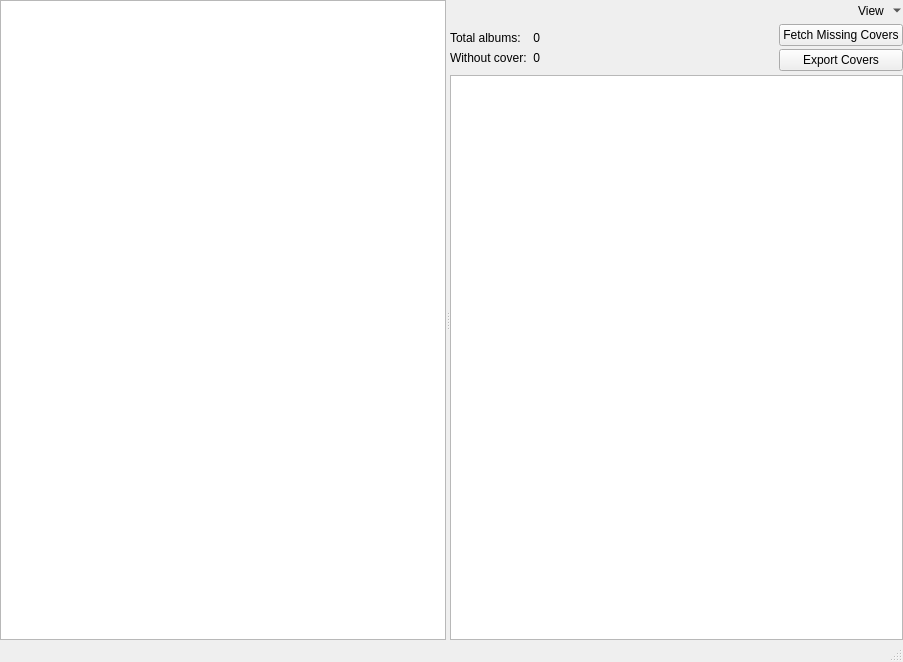
<?xml version="1.0" encoding="UTF-8"?>
<ui version="4.0">
 <class>CoverManager</class>
 <widget class="QMainWindow" name="CoverManager">
  <property name="geometry">
   <rect>
    <x>0</x>
    <y>0</y>
    <width>903</width>
    <height>662</height>
   </rect>
  </property>
  <property name="windowTitle">
   <string>Cover Manager</string>
  </property>
  <property name="windowIcon">
   <iconset resource="../../data/data.qrc">
    <normaloff>:/icons/64x64/strawberry.png</normaloff>:/icons/64x64/strawberry.png</iconset>
  </property>
  <widget class="QWidget" name="centralWidget">
   <layout class="QVBoxLayout" name="verticalLayout_2">
    <property name="margin">
     <number>0</number>
    </property>
    <item>
     <widget class="QSplitter" name="splitter">
      <property name="orientation">
       <enum>Qt::Horizontal</enum>
      </property>
      <widget class="QListWidget" name="artists">
       <property name="alternatingRowColors">
        <bool>true</bool>
       </property>
       <property name="selectionBehavior">
        <enum>QAbstractItemView::SelectRows</enum>
       </property>
       <property name="iconSize">
        <size>
         <width>24</width>
         <height>24</height>
        </size>
       </property>
       <property name="uniformItemSizes">
        <bool>true</bool>
       </property>
      </widget>
      <widget class="QWidget" name="widget" native="true">
       <layout class="QVBoxLayout" name="verticalLayout">
        <property name="spacing">
         <number>0</number>
        </property>
        <property name="margin">
         <number>0</number>
        </property>
        <item>
         <layout class="QHBoxLayout" name="horizontalLayout_2">
          <property name="spacing">
           <number>6</number>
          </property>
          <property name="bottomMargin">
           <number>0</number>
          </property>
          <item>
           <widget class="QSearchField" name="filter" native="true">
            <property name="placeholderText" stdset="0">
             <string>Enter search terms here</string>
            </property>
           </widget>
          </item>
          <item>
           <widget class="QToolButton" name="view">
            <property name="text">
             <string>View</string>
            </property>
            <property name="iconSize">
             <size>
              <width>16</width>
              <height>16</height>
             </size>
            </property>
            <property name="popupMode">
             <enum>QToolButton::MenuButtonPopup</enum>
            </property>
            <property name="toolButtonStyle">
             <enum>Qt::ToolButtonTextBesideIcon</enum>
            </property>
            <property name="autoRaise">
             <bool>true</bool>
            </property>
           </widget>
          </item>
         </layout>
        </item>
        <item>
         <layout class="QHBoxLayout" name="horizontalLayout">
          <property name="spacing">
           <number>6</number>
          </property>
          <item>
           <layout class="QVBoxLayout" name="verticalLayout_4" stretch="0,0">
            <property name="topMargin">
             <number>10</number>
            </property>
            <property name="bottomMargin">
             <number>10</number>
            </property>
            <item>
             <widget class="QLabel" name="label_3">
              <property name="text">
               <string>Total albums:</string>
              </property>
             </widget>
            </item>
            <item>
             <widget class="QLabel" name="label_2">
              <property name="text">
               <string>Without cover:</string>
              </property>
             </widget>
            </item>
           </layout>
          </item>
          <item>
           <layout class="QVBoxLayout" name="verticalLayout_6">
            <property name="topMargin">
             <number>10</number>
            </property>
            <property name="bottomMargin">
             <number>10</number>
            </property>
            <item>
             <widget class="QLabel" name="total_albums">
              <property name="layoutDirection">
               <enum>Qt::RightToLeft</enum>
              </property>
              <property name="text">
               <string>0</string>
              </property>
              <property name="alignment">
               <set>Qt::AlignRight|Qt::AlignTrailing|Qt::AlignVCenter</set>
              </property>
             </widget>
            </item>
            <item>
             <widget class="QLabel" name="without_cover">
              <property name="text">
               <string>0</string>
              </property>
              <property name="alignment">
               <set>Qt::AlignRight|Qt::AlignTrailing|Qt::AlignVCenter</set>
              </property>
             </widget>
            </item>
           </layout>
          </item>
          <item>
           <spacer name="horizontalSpacer">
            <property name="orientation">
             <enum>Qt::Horizontal</enum>
            </property>
            <property name="sizeHint" stdset="0">
             <size>
              <width>40</width>
              <height>20</height>
             </size>
            </property>
           </spacer>
          </item>
          <item>
           <layout class="QVBoxLayout" name="verticalLayout_3">
            <property name="spacing">
             <number>0</number>
            </property>
            <item>
             <widget class="QPushButton" name="fetch">
              <property name="text">
               <string>Fetch Missing Covers</string>
              </property>
              <property name="iconSize">
               <size>
                <width>16</width>
                <height>16</height>
               </size>
              </property>
             </widget>
            </item>
            <item>
             <widget class="QPushButton" name="export_covers">
              <property name="text">
               <string>Export Covers</string>
              </property>
             </widget>
            </item>
           </layout>
          </item>
         </layout>
        </item>
        <item>
         <widget class="AlbumCoverManagerList" name="albums">
          <property name="dragEnabled">
           <bool>true</bool>
          </property>
          <property name="dragDropMode">
           <enum>QAbstractItemView::DragDrop</enum>
          </property>
          <property name="alternatingRowColors">
           <bool>false</bool>
          </property>
          <property name="selectionMode">
           <enum>QAbstractItemView::ExtendedSelection</enum>
          </property>
          <property name="iconSize">
           <size>
            <width>120</width>
            <height>120</height>
           </size>
          </property>
          <property name="flow">
           <enum>QListView::LeftToRight</enum>
          </property>
          <property name="isWrapping" stdset="0">
           <bool>true</bool>
          </property>
          <property name="resizeMode">
           <enum>QListView::Adjust</enum>
          </property>
          <property name="spacing">
           <number>2</number>
          </property>
          <property name="viewMode">
           <enum>QListView::IconMode</enum>
          </property>
          <property name="uniformItemSizes">
           <bool>true</bool>
          </property>
          <property name="wordWrap">
           <bool>true</bool>
          </property>
         </widget>
        </item>
       </layout>
      </widget>
     </widget>
    </item>
   </layout>
  </widget>
  <widget class="QStatusBar" name="statusBar"/>
  <action name="action_fetch">
   <property name="text">
    <string>Fetch automatically</string>
   </property>
  </action>
  <action name="action_load">
   <property name="text">
    <string>Load</string>
   </property>
  </action>
  <action name="action_add_to_playlist">
   <property name="text">
    <string>Add to playlist</string>
   </property>
  </action>
 </widget>
 <customwidgets>
  <customwidget>
   <class>QSearchField</class>
   <extends>QWidget</extends>
   <header>3rdparty/qocoa/qsearchfield.h</header>
  </customwidget>
  <customwidget>
   <class>AlbumCoverManagerList</class>
   <extends>QListWidget</extends>
   <header>covermanager/albumcovermanagerlist.h</header>
  </customwidget>
 </customwidgets>
 <tabstops>
  <tabstop>artists</tabstop>
  <tabstop>albums</tabstop>
 </tabstops>
 <resources>
  <include location="../../data/data.qrc"/>
 </resources>
 <connections/>
</ui>
